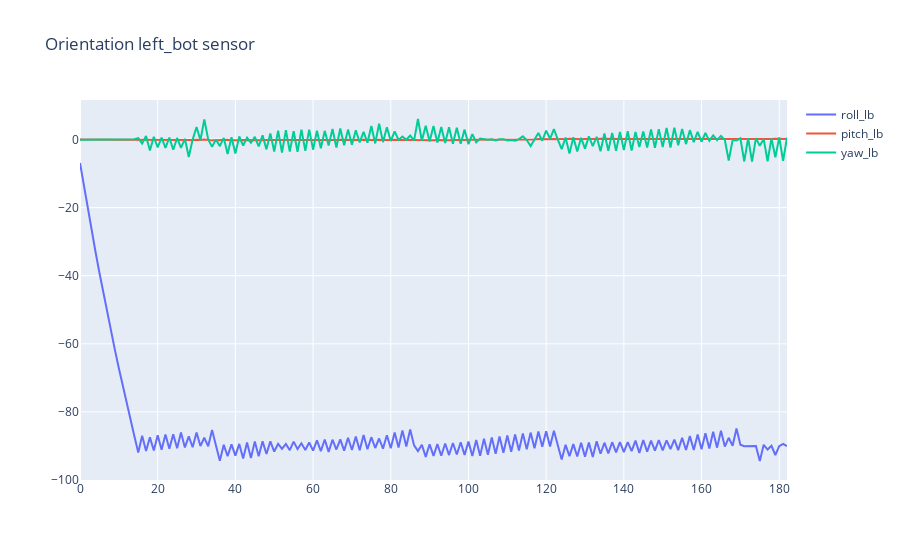

Source (notebook cell):
### Code cell
test_plot = pd.read_csv('D:/Thesis/dataset/lifting_orientation_0_0.csv')

def preprocessing_dataset(dataset):
    df = dataset.drop(columns = "Unnamed: 0")
    df.columns = ["roll_bt","pitch_bt","yaw_bt",
                  "roll_bb","pitch_bb","yaw_bb",
                  "roll_lt","pitch_lt","yaw_lt",
                  "roll_lb","pitch_lb","yaw_lb",
                  "roll_rt","pitch_rt","yaw_rt",
                  "roll_rb","pitch_rb","yaw_rb"
                 ]
    return df
test_plot_1 = preprocessing_dataset(test_plot)

orientation_lb_test= test_plot_1[["roll_lb","pitch_lb","yaw_lb"]]
show_plot(orientation_lb_test,'Orientation left_bot sensor')


plt.figure
plt.plot(orientation_lb_test.index, orientation_lb_test["roll_lb"], 'b', alpha=0.75)
plt.plot(orientation_lb_test.index, frame['pitch'], 'r', orientation_lb_test.index,  orientation_lb_test["yaw_lb"], 'g')
plt.legend(('roll', 'pitch', 'yaw'), loc='best')
plt.grid(True)
plt.show()

### Figure 1 — Plotly figure (JSON) as saved in the notebook; plotly's stock layout.template omitted (floating-point values rounded to 4 significant figures; data arrays with more than 128 entries replaced by an {"elided": "..."} marker saying what was removed)
{"data": [{"name": "roll_lb", "type": "scatter", "x": {"elided": "183 int values"}, "y": {"elided": "183 float values"}}, {"name": "pitch_lb", "type": "scatter", "x": {"elided": "183 int values"}, "y": {"elided": "183 float values"}}, {"name": "yaw_lb", "type": "scatter", "x": {"elided": "183 int values"}, "y": {"elided": "183 float values"}}], "layout": {"title": {"text": "Orientation left_bot sensor"}}}
